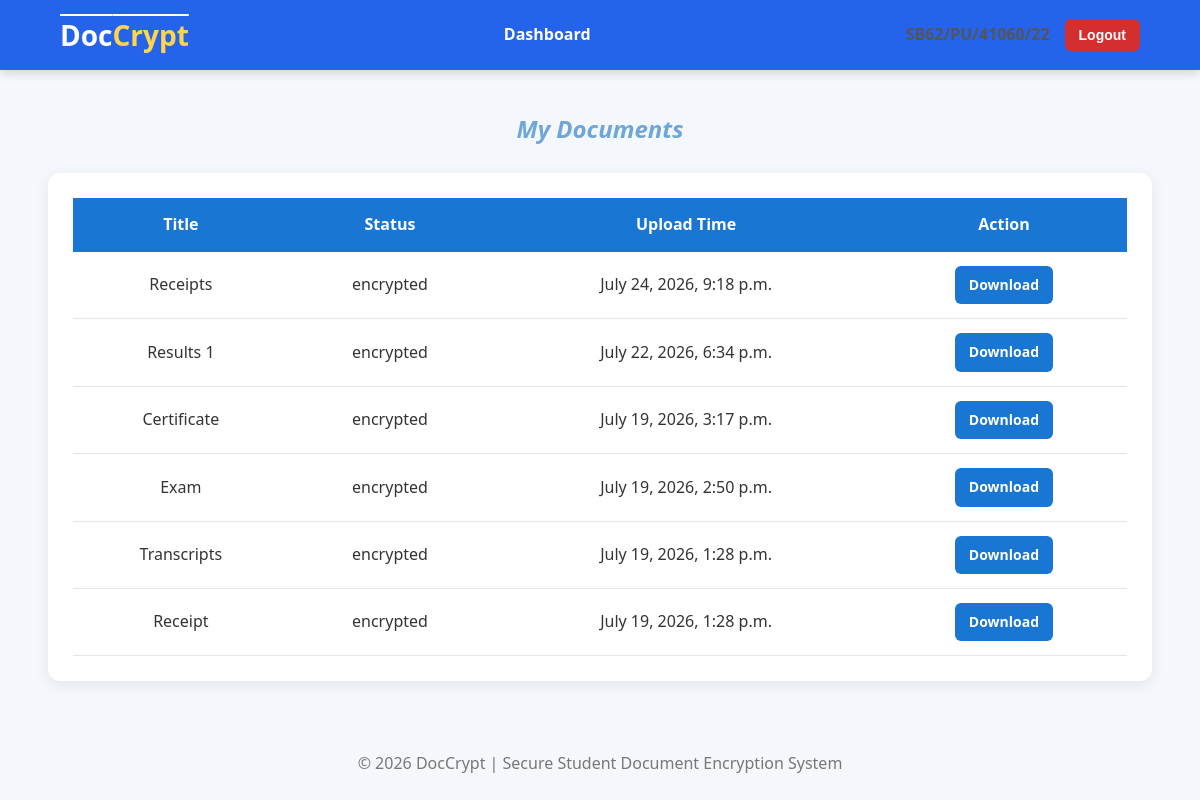
The app's page /documents/my-documents/ (signed in), older data.
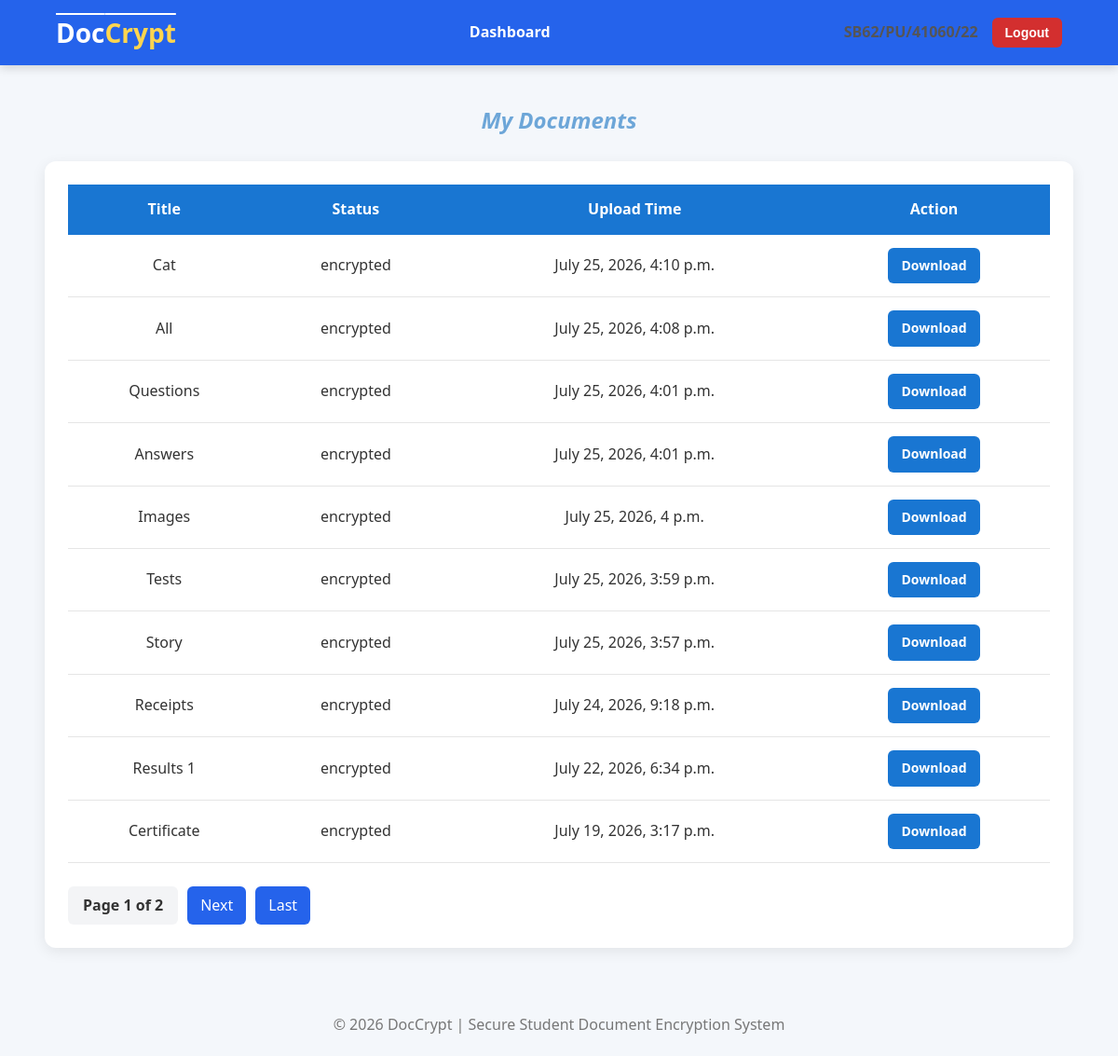
The same page, newer data.
### documents/models.py (models this page shows, shortened)
class Document(models.Model):
    class Status(models.TextChoices):
        PENDING = "PENDING", "Pending"
        ENCRYPTED = "ENCRYPTED", "Encrypted"
    student = models.ForeignKey(Student, on_delete=models.CASCADE, related_name="documents")
    uploaded_by = models.ForeignKey(CustomUser, on_delete=models.SET_NULL, null=True, related_name="uploaded_documents")
    title = models.CharField( max_length=255)
    original_file = models.FileField(upload_to="documents/original/")
    encrypted_file = models.FileField(upload_to="documents/encrypted/", null=True, blank=True)
    encrypted_key = models.BinaryField(null=True, blank=True)
    status = models.CharField(max_length=30, choices=Status.choices, default=Status.PENDING, db_index=True)
    uploaded_at = models.DateTimeField(auto_now_add=True)
    encrypted_at = models.DateTimeField(null=True, blank=True)
    class Meta:
        ordering = ["-uploaded_at"]
        verbose_name = "Document"
        verbose_name_plural = "Documents"

### documents/views.py (the view)
# urls.py: path("my-documents/", views.my_documents, name="my_documents"),
@require_http_methods(["GET"])
@login_required
def my_documents(request):
    if not request.user.is_student:
        return HttpResponse("A student account is required to access this page.", status=403)
    student = request.user.student
    documents = (
        Document.objects
        .select_related(
            "student","uploaded_by",
        ).filter(student=student).order_by("-uploaded_at")
    )
    paginator = Paginator(documents, 10)
    page_number = request.GET.get("page")
    documents = paginator.get_page(page_number)
    return render(request, "documents/my_documents.html", {"documents": documents})

### users/models.py (called while the page is built)
    @property
    def is_student(self):
        return self.role == self.Role.STUDENT

    @property
    def is_admin(self):
        return self.role == self.Role.ADMIN or self.is_superuser

### documents/templates/documents/my_documents.html (shortened to what this page needs)
{% extends "users/base.html" %}
{% load static %}
{% block content %}
<div class="page-header">
    <div>
        <h2>My Documents</h2>
    </div>
</div>
<div class="card">
    <table>
        <thead>
            <tr>
                <th>Title</th>
                <th>Status</th>
                <th>Upload Time</th>
                <th>Action</th>
            </tr>
        </thead>
        <tbody>
            {% for document in documents %}
            <tr>
                <td>{{ document.title }}</td>
                <td>{{ document.status.lower }}</td>
                <td>{{ document.uploaded_at }}</td>
                <td >
                    <a href="{% url 'download_document' document.id %}"
                     class="btn btn-primary btn-small">
                        Download
                    </a>
                </td>
            </tr>
            {% empty %}
            <tr>
                <td colspan="4">
                No documents uploaded.
                </td>
            </tr>
            {% endfor %}
        </tbody>
    </table>
    {% if documents.has_other_pages %}
    <div class="pagination">
        <span class="current-page">
            Page {{ documents.number }} of {{documents.paginator.num_pages }}
        </span>
        {% if documents.has_next %}
            <a href="?page={{ documents.next_page_number }}{% if query %}&q={{ query }}{% endif %}">Next</a>
            <a href="?page={{ documents.paginator_num_pages }}{% if query %}&q={{ query }}{% endif %}">Last</a>
        {% endif %}
    </div>
    {% endif %}
</div>
{% endblock %}

Row changes from the older to the newer data that the page shows:
no longer on this page (row unchanged): Document: title "Exam", status "encrypted", uploaded_at "July 19, 2026, 2:50 p.m."
no longer on this page (row unchanged): Document: title "Transcripts", status "encrypted", uploaded_at "July 19, 2026, 1:28 p.m."
no longer on this page (row unchanged): Document: title "Receipt", status "encrypted", uploaded_at "July 19, 2026, 1:28 p.m."
added Document: title "Cat", status "encrypted", uploaded_at "July 25, 2026, 4:10 p.m."
added Document: title "All", status "encrypted", uploaded_at "July 25, 2026, 4:08 p.m."
added Document: title "Questions", status "encrypted", uploaded_at "July 25, 2026, 4:01 p.m."
added Document: title "Answers", status "encrypted", uploaded_at "July 25, 2026, 4:01 p.m."
added Document: title "Images", status "encrypted", uploaded_at "July 25, 2026, 4 p.m."
added Document: title "Tests", status "encrypted", uploaded_at "July 25, 2026, 3:59 p.m."
added Document: title "Story", status "encrypted", uploaded_at "July 25, 2026, 3:57 p.m."
Text that changed along with them:
{{ documents.number }}: (not shown) → "1"
{{ documents.paginator.num_pages }}: (not shown) → "2"
text now shown: "Page of Next Last"
